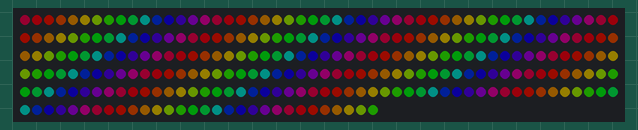
Recording of a sketch running on a simulated Arduino Uno, built with avr-gcc and run on an emulated ATmega328P. Shown: 280 RGB LEDs in strip order, left to right, continuing on the next row. Dim RGB values are drawn brighter than linear; random numbers use the default seed unless the sketch sets one.

Above: at 4.18 s.
At 9.88 s:
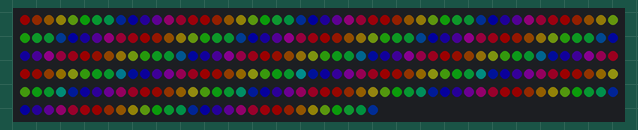
At 18.5 s:
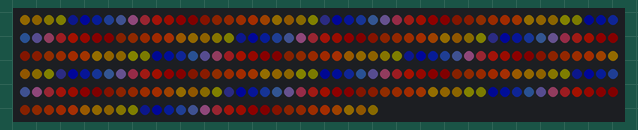
At 21.83 s:
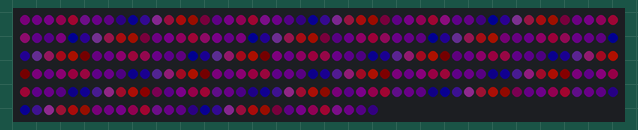
At 29.31 s:
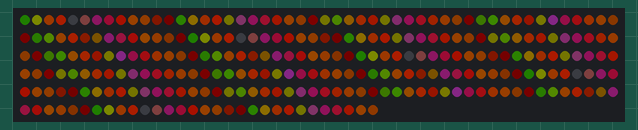
At 37.59 s:
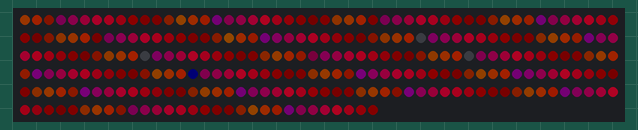

The sketch:

colorpal_beat.ino
```cpp
/* ColorPal_Beat

By: Andrew Tuline

Date: July, 2015

This routine uses FastLED beats and colour palettes with gradual palette cross fading. It doesn't require timers/delays except to change/fade between palettes on occasion.

*/


#include "FastLED.h"

#if FASTLED_VERSION < 3001000
#error "Requires FastLED 3.1 or later; check github for latest code."
#endif


//#define LED_DT     12
//#define LED_CK     11
//#define NUM_LEDS   64
//#define LED_TYPE   APA102
//#define COLOR_ORDER BGR

// Fixed definitions cannot change on the fly.
#define LED_DT 7                                             // Data pin to connect to the strip.
//#define LED_CK 11                                             // Clock pin for WS2801 or APA102.
#define COLOR_ORDER GRB                                       // It's GRB for WS2812 and BGR for APA102.
#define LED_TYPE WS2812                                       // Using APA102, WS2812, WS2801. Don't forget to change LEDS.addLeds.
#define NUM_LEDS 280                                           // Number of LED's.


CRGB leds[NUM_LEDS];

uint8_t brightness = 128;

CRGBPalette16 currentPalette;
CRGBPalette16 targetPalette;
uint8_t maxChanges = 24;
TBlendType    currentBlending;


void setup() {
  delay(3000);                                                // power-up safety delay

  FastLED.addLeds<LED_TYPE, LED_DT, COLOR_ORDER>(leds, NUM_LEDS);             // WS2812B
//  FastLED.addLeds<LED_TYPE, LED_DT, LED_CK, COLOR_ORDER>(leds, NUM_LEDS);   // WS2801 or APA102

  FastLED.setBrightness(brightness);
  set_max_power_in_volts_and_milliamps(5, 500);               // FastLED Power management set at 5V, 500mA.

  currentPalette = RainbowColors_p;                           // RainbowColors_p; CloudColors_p; PartyColors_p; LavaColors_p; HeatColors_p;
  targetPalette = RainbowColors_p;                           // RainbowColors_p; CloudColors_p; PartyColors_p; LavaColors_p; HeatColors_p;
  currentBlending = LINEARBLEND;
} //setup()


void loop() {
  uint8_t beatA = beatsin8(5, 0, 255);                        // Starting hue
  FillLEDsFromPaletteColors(beatA);
  show_at_max_brightness_for_power();                         // Power managed display.

  EVERY_N_MILLISECONDS(100) {                                // FastLED based timer to update/display the sequence every 5 seconds.
    nblendPaletteTowardPalette( currentPalette, targetPalette, maxChanges);
  }

  EVERY_N_MILLISECONDS(5000) {                                // FastLED based timer to update/display the sequence every 5 seconds.
    SetupRandomPalette();
  }
} //loop()


void FillLEDsFromPaletteColors(uint8_t colorIndex) {
  uint8_t beatB = beatsin8(15, 10, 20);                       // Delta hue between LED's
  for (int i = 0; i < NUM_LEDS; i++) {
    leds[i] = ColorFromPalette(currentPalette, colorIndex, 255, currentBlending);
    colorIndex += beatB;
  }
} //FillLEDsFromPaletteColors()


void SetupRandomPalette() {
  targetPalette = CRGBPalette16(CHSV(random8(), 255, 32), CHSV(random8(), random8(64)+192, 255), CHSV(random8(), 255, 32), CHSV(random8(), 255, 255));
} // SetupRandomPalette()
```
